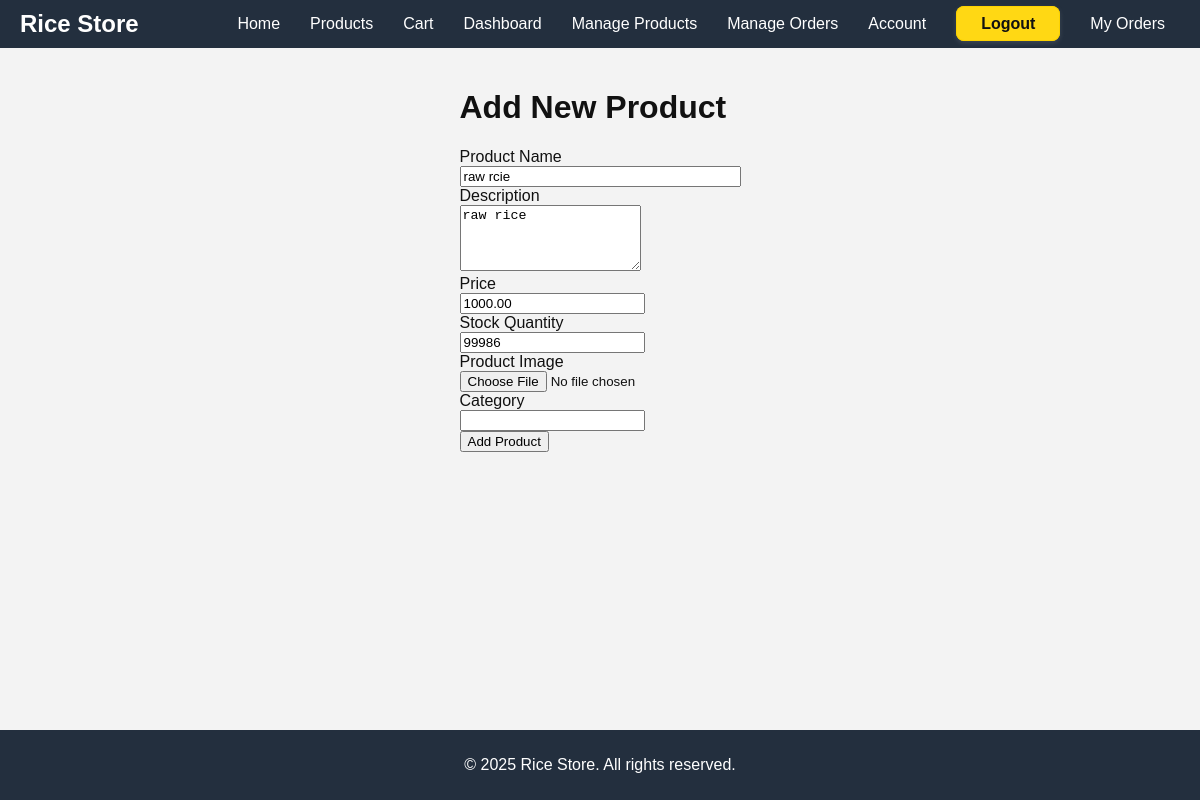
/admin/product/2/update (signed in), run on the app's committed database.
### main.py (models this page shows, shortened)
class Product(db.Model):
    id = db.Column(db.Integer, primary_key=True)
    name = db.Column(db.String(100), nullable=False)
    description = db.Column(db.Text, nullable=False)
    price = db.Column(db.Float, nullable=False)
    stock = db.Column(db.Integer, nullable=False, default=0)
    image_file = db.Column(db.String(20), nullable=False, default='default_product.png')
    category = db.Column(db.String(50), nullable=True)  # e.g., Basmati, Sona Masuri, Brown Rice
    cart_item_rel = db.relationship('CartItem', backref='product', lazy=True)
    order_item_rel = db.relationship('OrderItem', backref='product', lazy=True)

### main.py (the view)
@app.route("/admin/product/<int:product_id>/update", methods=['GET', 'POST'])
@login_required
@admin_required
def admin_update_product(product_id):
    product = Product.query.get_or_404(product_id)
    form = ProductForm()
    if form.validate_on_submit():
        if form.image.data:
            picture_file = save_picture(form.image.data, folder_name='product_pics')
            product.image_file = picture_file
        product.name = form.name.data
        product.description = form.description.data
        product.price = form.price.data
        product.stock = form.stock.data
        product.category = form.category.data
        db.session.commit()
        flash('Product has been updated!', 'success')
        return redirect(url_for('admin_products'))
    elif request.method == 'GET':
        form.name.data = product.name
        form.description.data = product.description
        form.price.data = product.price
        form.stock.data = product.stock
        form.category.data = product.category
    image_file = url_for('static', filename='product_pics/' + product.image_file)
    return render_template('admin/add_product.html', title='Update Product',
                           form=form, legend='Update Product', image_file=image_file)

### main.py
class ProductForm(FlaskForm):
    name = StringField('Product Name', validators=[DataRequired(), Length(max=100)])
    description = TextAreaField('Description', validators=[DataRequired()])
    price = DecimalField('Price', validators=[DataRequired(), NumberRange(min=0.01)])
    stock = IntegerField('Stock Quantity', validators=[DataRequired(), NumberRange(min=0)])
    image = FileField('Product Image', validators=[FileAllowed(['jpg', 'png', 'jpeg'])])
    category = StringField('Category', validators=[Length(max=50)])
    submit = SubmitField('Add Product')

### main.py (called while the page is built)
@login_manager.user_loader
def load_user(user_id):
    return User.query.get(int(user_id))

def admin_required(f):
    @wraps(f)
    def decorated_function(*args, **kwargs):
        if not current_user.is_authenticated or current_user.role != 'admin':
            abort(403)  # Forbidden
        return f(*args, **kwargs)
    return decorated_function

@app.context_processor
def inject_global_data():
    return dict(current_year=datetime.utcnow().year)

### templates/admin/add_product.html (shortened to what this page needs)
{% extends "base.html" %}
{% block content %}
<h1>Add New Product</h1>
<form method="POST" enctype="multipart/form-data">
    <div>
        {{ form.name.label }}<br>
        {{ form.name(size=32) }}<br>
    </div>
    <div>
        {{ form.description.label }}<br>
        {{ form.description(rows=4) }}<br>
    </div>
    <div>
        {{ form.price.label }}<br>
        {{ form.price }}<br>
    </div>
    <div>
        {{ form.stock.label }}<br>
        {{ form.stock }}<br>
    </div>
    <div>
        {{ form.image.label }}<br>
        {{ form.image }}<br>
    </div>
    <div>
        {{ form.category.label }}<br>
        {{ form.category }}<br>
    </div>
    <div>
        {{ form.submit() }}
    </div>
</form>
{% endblock %}

### static/main.css (style rules this page uses)
body { margin: 0; padding: 0; display: flex; flex-direction: column; min-height: 100vh; font-family: Arial, sans-serif; background-color: #eaeded; color: #111; }

### templates/base.html (style rules this page uses)
body { background-color: #f3f3f3; font-family: 'Amazon Ember', Arial, sans-serif; color: #111; }

### data on the page
Product: name "raw rcie", description "raw rice", price "1000.00", stock "99986"
